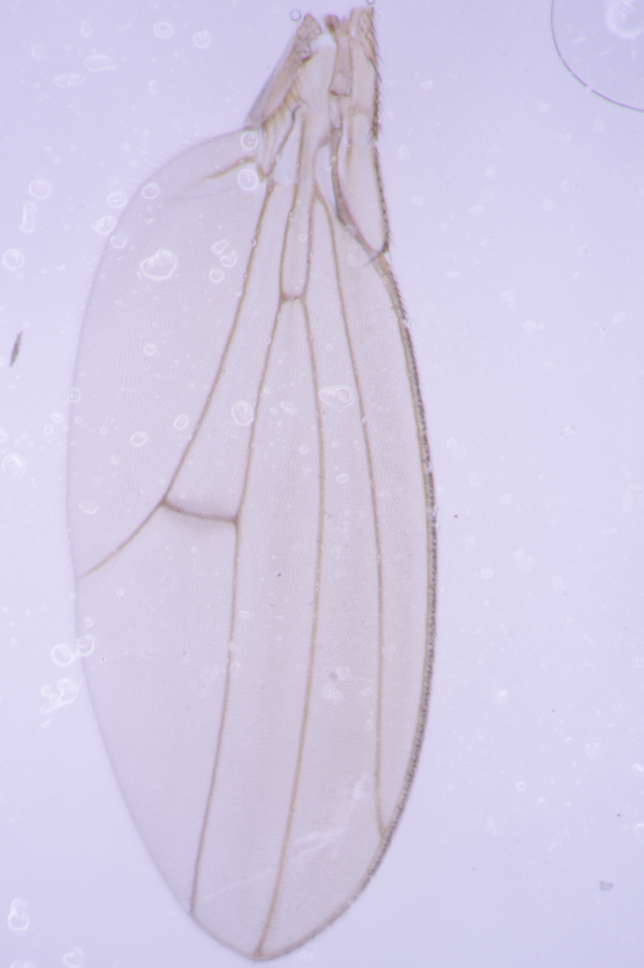
#> input picture test_images/wing/D.bizonata_f_09.jpg, 1288 x 1936 px (shown at 1/2 size)
$ python -i helpers.py   (imports and definitions only)
#> lines starting #> are read from the running program, lines starting #| are printed output that depends on the picture
import joblib
import cv2
from skimage.feature import local_binary_pattern, hog
import numpy as np
from joblib import load

# Load the trained SVM model and feature params
# model = load('gender/models/dros_or_not_model.pkl')
# params = load('gender/models/dros_feature_extraction_params.pkl')

def process_new_image(image):
    model = load('gender/models/dros_or_not_model.pkl')
    params = load('gender/models/dros_feature_extraction_params.pkl')
    # Convert to grayscale if needed
    if len(image.shape) > 2:
        image = cv2.cvtColor(image, cv2.COLOR_BGR2GRAY)

    # Resize to the expected input size
    image = cv2.resize(image, params['preprocessing']['target_size'])

    # Preprocessing (CLAHE + Gaussian Blur)
    clahe = cv2.createCLAHE(**params['preprocessing']['clahe_params'])
    image = clahe.apply(image)
    image = cv2.GaussianBlur(image, params['preprocessing']['gaussian_blur'], 0)

    # Compute LBP features
    lbp_image = local_binary_pattern(image, **params['lbp_params'])
    n_bins = params['lbp_params']['P'] + 2
    lbp_hist, _ = np.histogram(lbp_image.ravel(), bins=n_bins, range=(0, n_bins))
    lbp_hist = lbp_hist.astype('float32')
    lbp_hist = (lbp_hist + 1e-7) / (np.sum(lbp_hist) + 1e-7)

    # Compute HOG features
    hog_features = hog(image, **params['hog_params'])

    # Combine features
    combined_features = np.concatenate([lbp_hist, hog_features])
    prediction = model.predict([combined_features])[0]
    return prediction


# [12 lines left out: functions load_random_forest, load_local_binary_pattern, not called in this run]

import cv2
import numpy as np
from skimage.feature import local_binary_pattern, hog

# [101 lines left out: functions read_image, extract_hog_features, lbp_preprocess_and_predict, rf_preprocess_and_predict, not called in this run]

import numpy as np

# [29 lines left out: function fuse_probabilities, not called in this run]

>>> import cv2
>>> picture = cv2.imread('../test_images/wing/D.bizonata_f_09.jpg', cv2.IMREAD_GRAYSCALE)
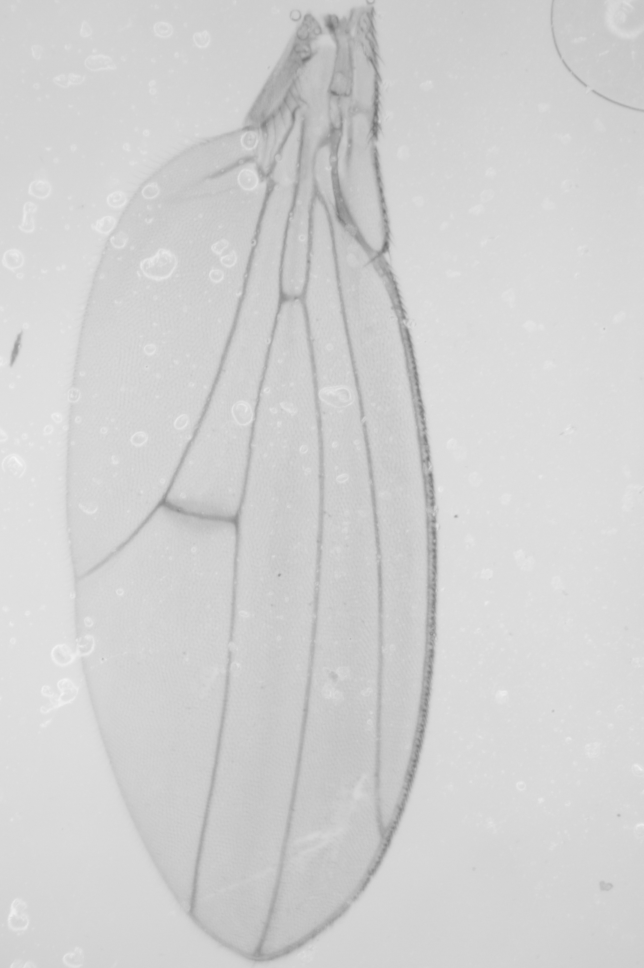
#> picture: shape (1936, 1288) (shown at 1/2 size); min 111, max 247, mean 209.1
#> (the run stopped early here; a loop or call above may not have finished)
